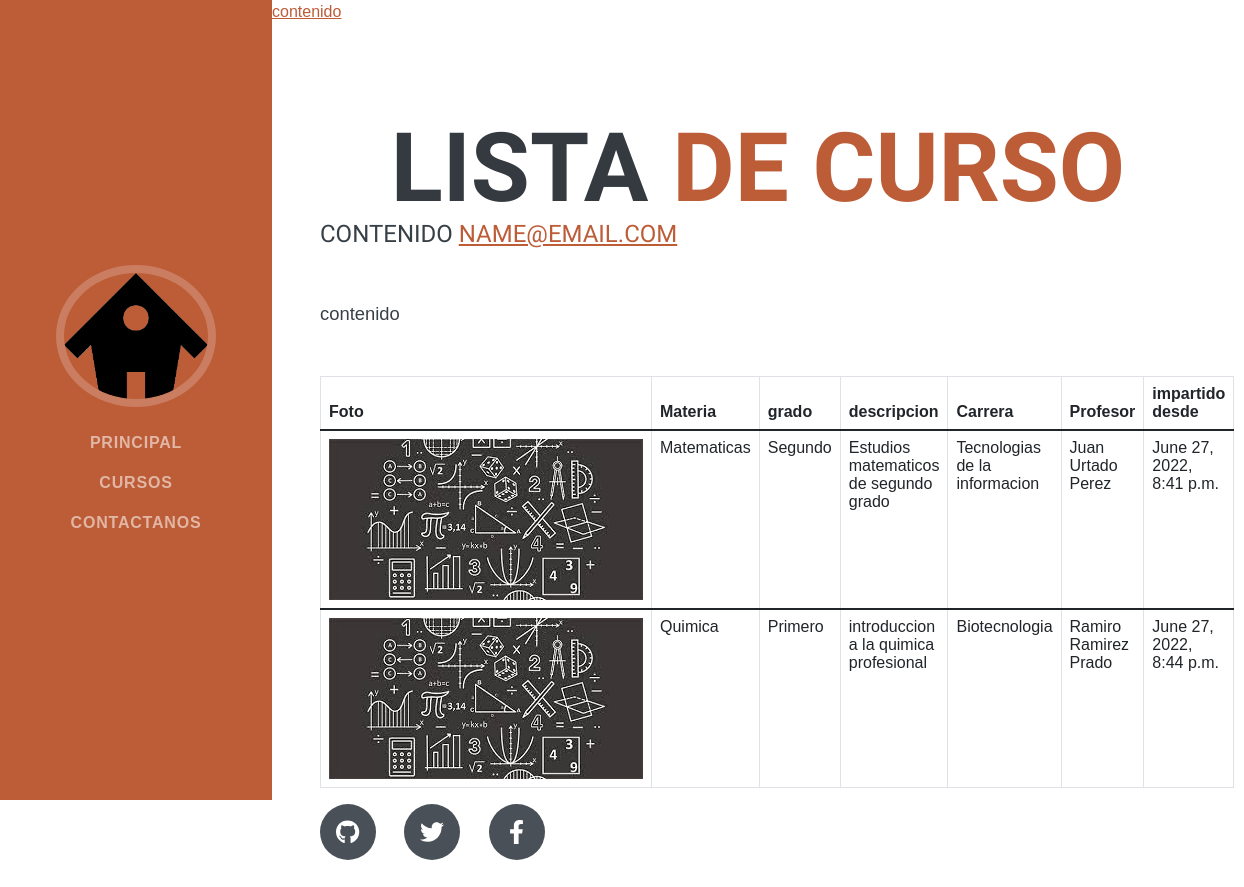
The app's page /, older data.
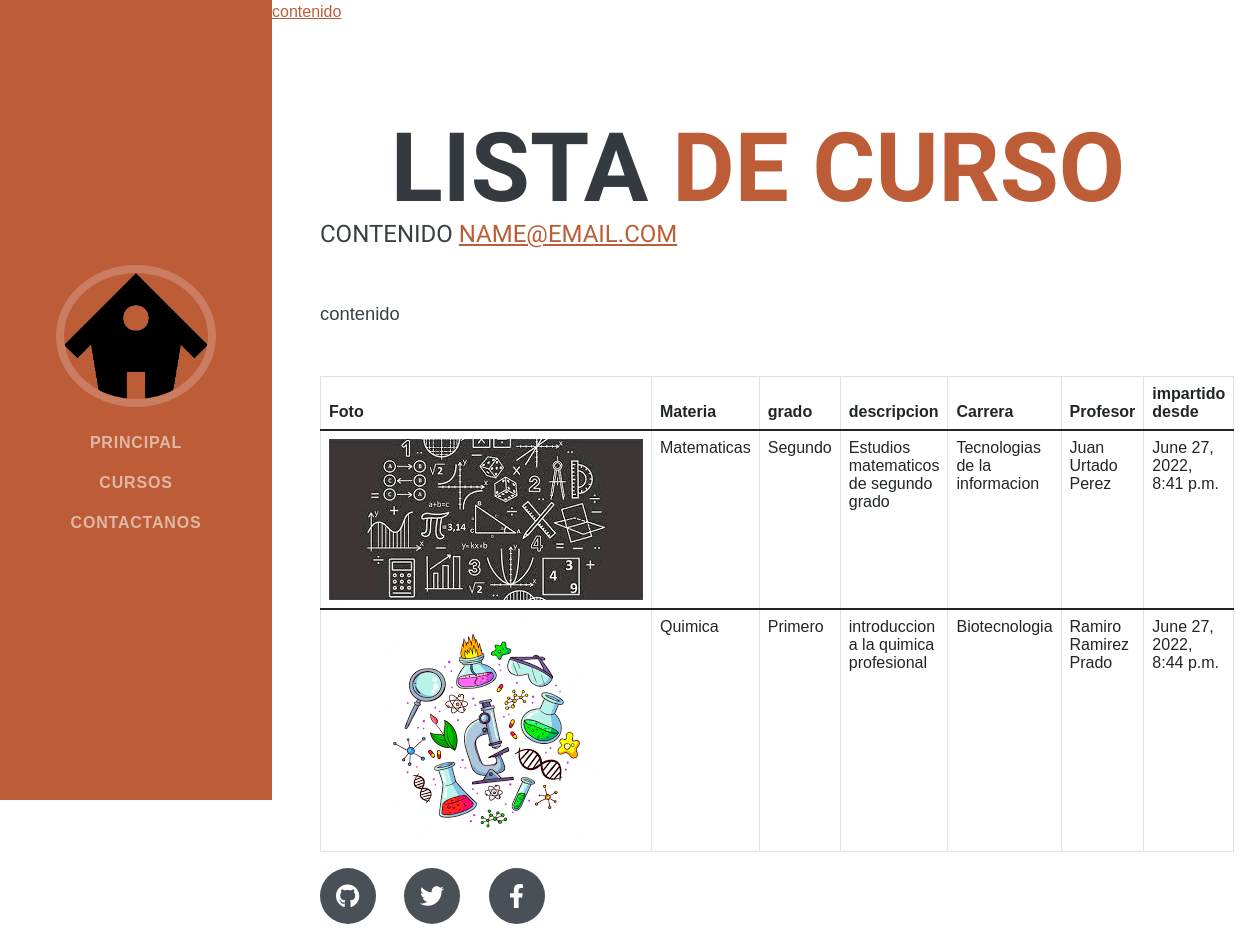
The same page, newer data.
### Cursos/models.py (models this page shows, shortened)
class Cursos(models.Model):
    Materia = models.CharField(max_length=12,verbose_name="Mat")
    Grado = models.TextField()
    imagen = models.ImageField(null=True,upload_to="fotos",verbose_name="Fotografía")
    Descripcion = models.TextField()
    carrera = models.TextField()
    Profesor = models.TextField()
    created = models.DateTimeField(auto_now_add=True)
    updated = models.DateTimeField(auto_now_add=True)
    class Meta:
        verbose_name = "Curso"
        verbose_name_plural = "Cursos"
        ordering = ["created"]

### Cursos/views.py (the view)
# urls.py: path('',views_cursos.cursos, name="Principal"),
def cursos(request):
    cursos=Cursos.objects.all()
    return render(request, "cursos/principal.html",{'cursos':cursos})

### Cursos/templates/cursos/principal.html (shortened to what this page needs)
{% extends 'contenido/encabezabo.html' %}
{% block imagen %}
{% load static %}
{%static 'contenido/imagenes/home.png' %}
{% endblock  %}
{% block  contenido%}
<section class="resume-section" id="about">
    <div class="resume-section-content">
        <h1 class="mb-0">
            Lista
            <span class="text-primary">De curso</span>
        </h1>
        <div class="subheading mb-5">
            CONTENIDO
            <a href="mailto:name@email.com">name@email.com</a>
        </div>
        <p class="lead mb-5">contenido</p>
        <table class="table table-bordered tablestriped">
                <thead>
                <tr>
                <th>Foto</th>
                <th>Materia</th>
                <th>grado</th>
                <th>descripcion</th>
                <th>Carrera</th>
                <th>Profesor</th>
                <th>impartido desde</th>
                </tr>
                </thead>
            {% for curso in cursos  %}
                <tbody>
                    <tr>
                    <td class="text-center">
                    <img src="{{curso.imagen.url}}" alt="" class="img-media" >
                    </td>
                    <td class="text-semibold">{{curso.Materia}}</td>
                    <td class="muted">{{curso.Grado}}</td>
                    <td class="muted">{{curso.Descripcion}}</td>
                    <td class="muted">{{curso.carrera}}</td>
                    <td class="muted">{{curso.Profesor}}</td>
                    <td class="muted">{{curso.created}}</td>
                    </tr>
                </tbody>
            {% endfor %}
        </table>
        <div class="social-icons">
            <a class="social-icon" href="https://github.com/Vidaguilar/Repositorio-CursoDjango"><i class="fab fa-github"></i></a>
            <a class="social-icon" href="#!"><i class="fab fa-twitter"></i></a>
            <a class="social-icon" href="#!"><i class="fab fa-facebook-f"></i></a>
        </div>
    </div>
</section>
{% endblock  %}

### contenido/templates/contenido/encabezabo.html (shortened to what this page needs)
<html lang="es">
<head>
{%load static%}
<link href="{% static 'contenido/css/styles.css'%}" rel="stylesheet" type="text/css">
<link href="{% static 'contenido/css/formulario.css'%}" rel="stylesheet" type="text/css">
</head>
<body>
    <nav class="navbar navbar-expand-lg navbar-dark bg-primary fixed-top" id="sideNav">
        <a class="navbar-brand js-scroll-trigger" href="#page-top">
            <span class="d-none d-lg-block"><img class="img-fluid img-profile rounded-circle mx-auto mb-2" src="{% block imagen %}{%endblock%}" alt="..." /></span>
        </a>
        <div class="collapse navbar-collapse" id="navbarResponsive">
            <ul class="navbar-nav">
                <li class="nav-item"><a class="nav-link js-scroll-trigger" href="{% url 'principal' %}">Principal</a></li>
                <li class="nav-item"><a class="nav-link js-scroll-trigger" href="{% url 'cursos' %}">Cursos</a></li>
                <li class="nav-item"><a class="nav-link js-scroll-trigger" href="{% url 'registro' %}">Contactanos</a></li>
            </ul>
        </div>
    </nav>
<div class="page-content">
    <div class="breadcrumb-line">
        <ul class="breadcrumb">
            <a href="{ url 'principal'%}">
                {%if request.path == '/' %}
                        contenido
                {%else%}
                    contenido{{request.path}}
                {%endif%}
            </a>
        </ul>
    </div>
  {% block contenido %}{% endblock %}
</div>
</body>
</html>

### contenido/static/contenido/css/formulario.css (style rules this page uses)
*, *:before, *:after { -moz-box-sizing: border-box; -webkit-box-sizing: border-box; box-sizing: border-box; }
body { font-family: 'Nunito', sans-serif; color: #384047; }
h1 { margin: 0 0 30px 0; text-align: center; }

Row changes from the older to the newer data that the page shows:
changed Cursos "Quimica": imagen: a different picture
